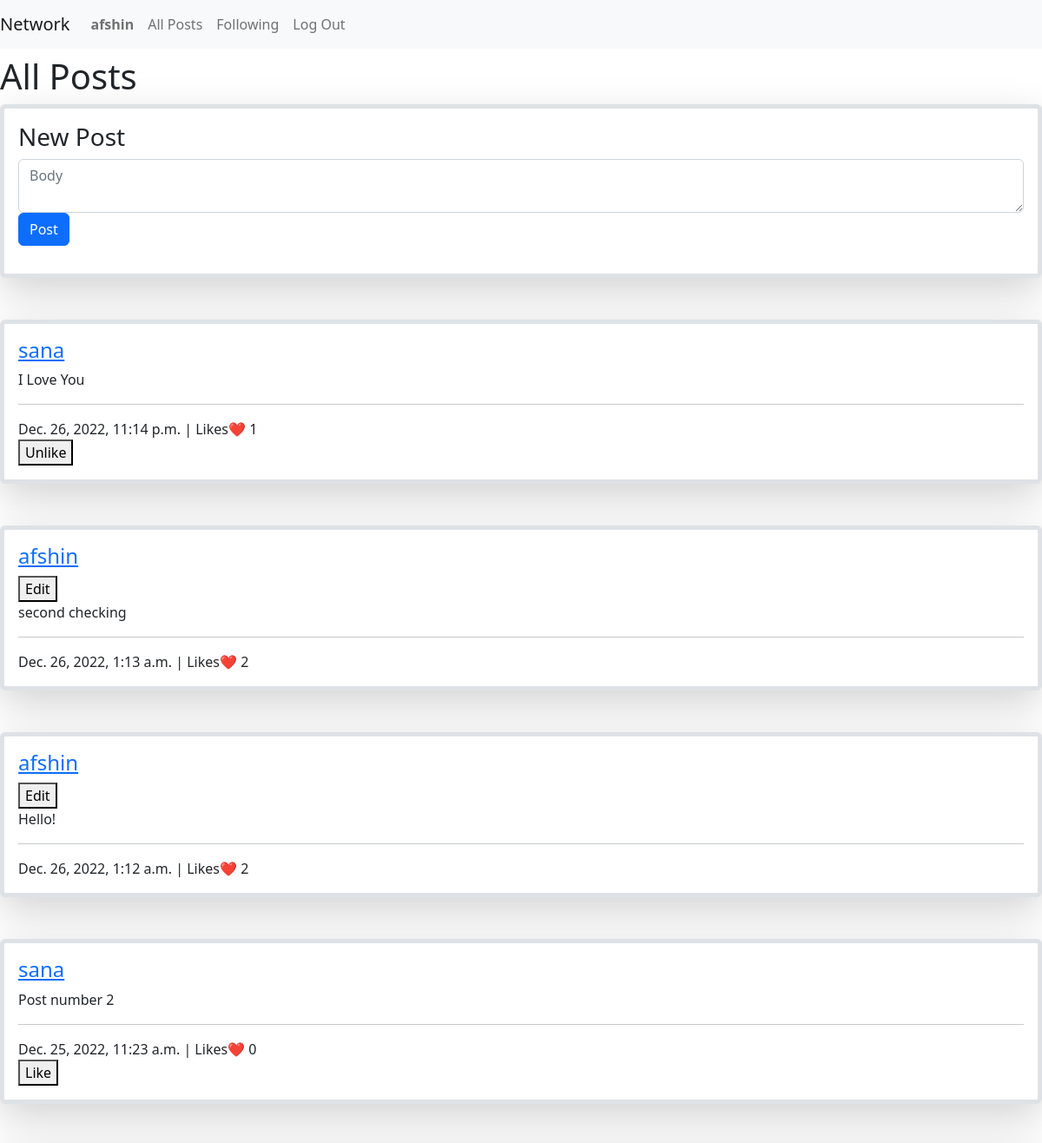
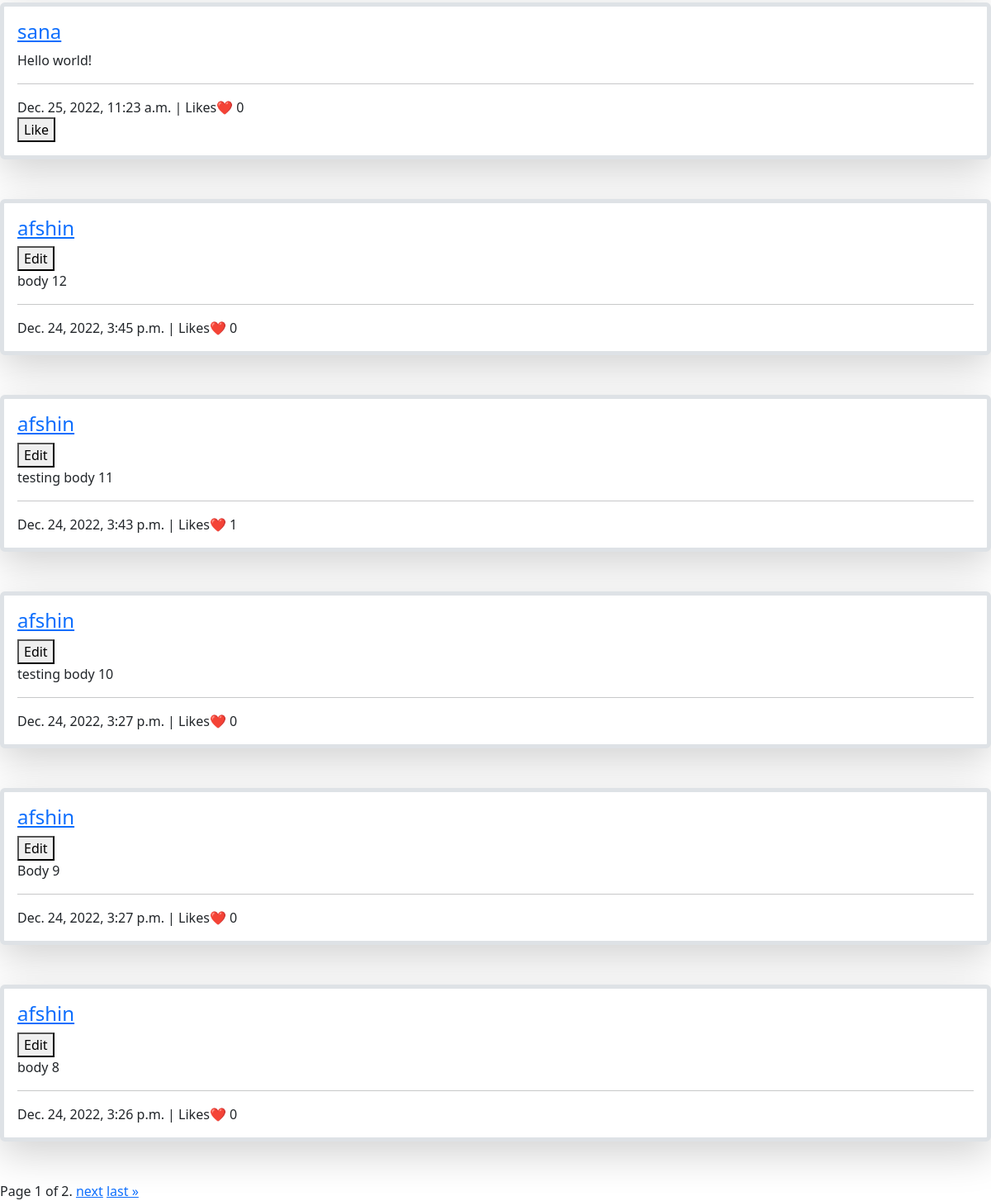
Before: / (signed in) with the older database file (2 pictures, top to bottom).
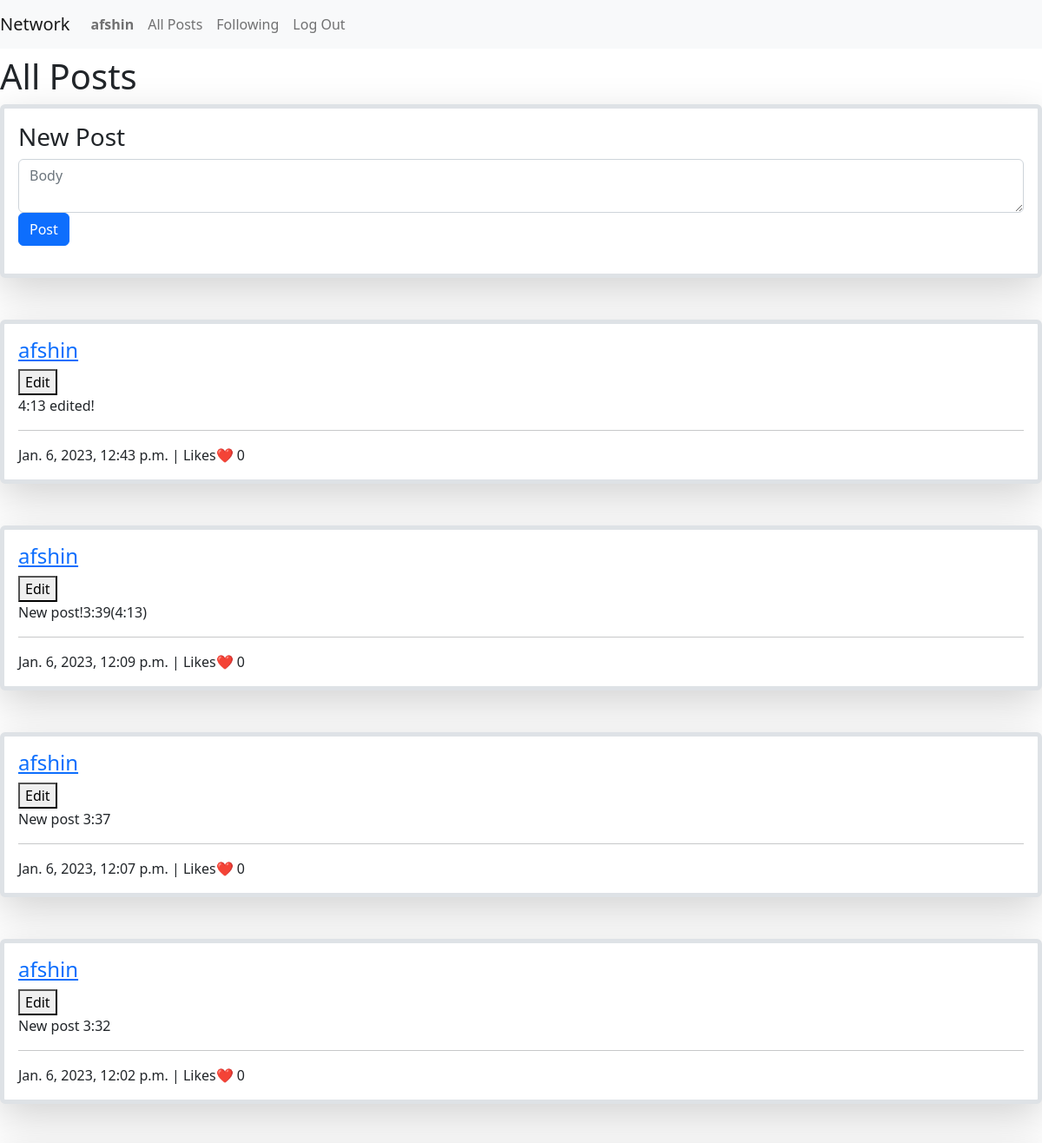
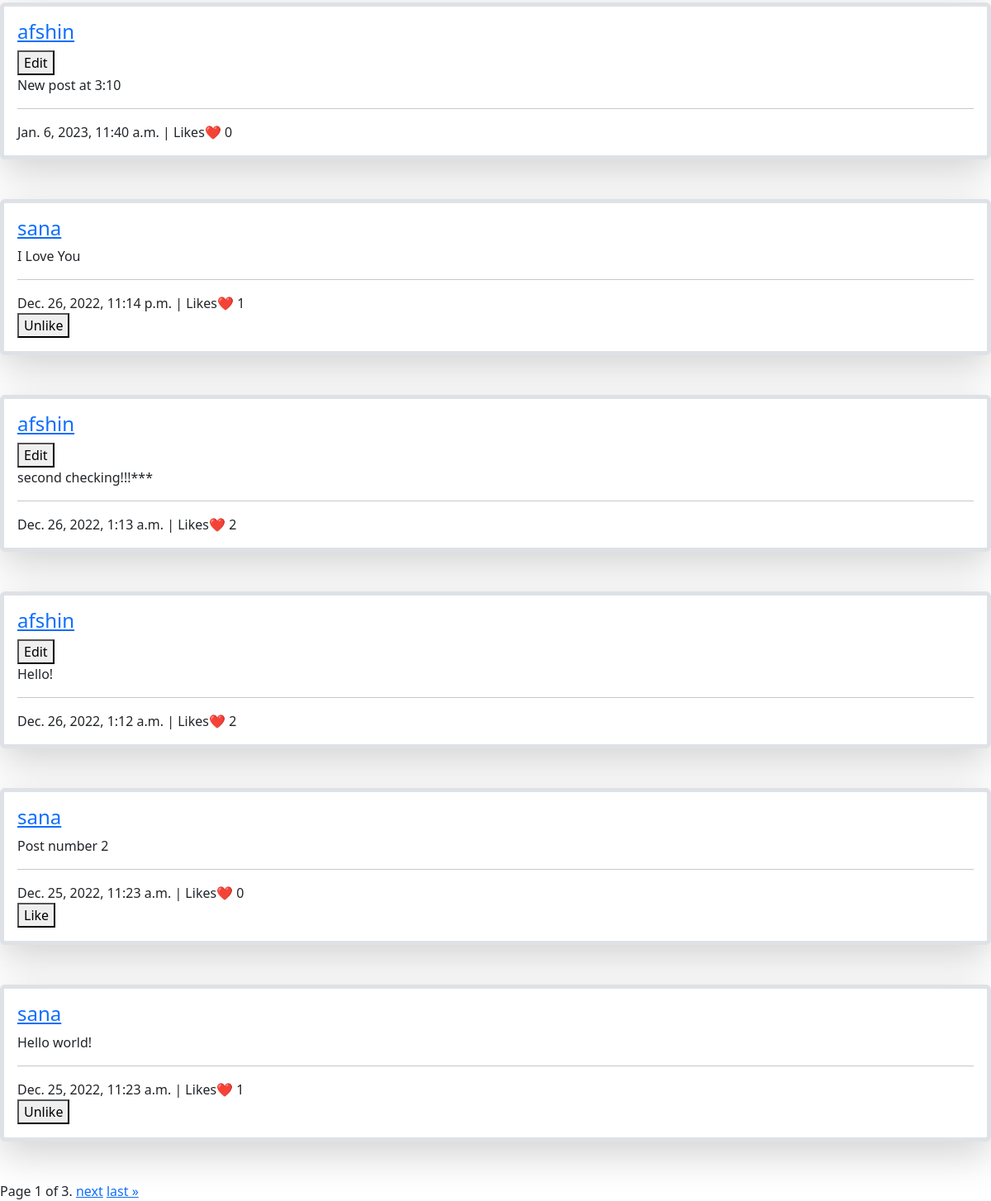
After: the same page with the newer database file (2 pictures, top to bottom).
### network/models.py (models this page shows, shortened)
class Post(models.Model):
    user = models.ForeignKey("User", on_delete=models.CASCADE, related_name="posts")
    body = models.TextField(blank=True)
    timestamp = models.DateTimeField(auto_now_add=True)
    def countlikes(self):
        likes = Like.objects.filter(post=self)
        count = len(likes)
        return count
    def liker(self):
        likes = Like.objects.filter(post=self)
        likers = [like.user.id for like in likes]
        return likers

class User(AbstractUser):
    def follower_list(self):
        return [follower.follower.id for follower in self.follower.all()] #user_id of the followers will be listed

### network/views.py (the view, shortened to what this page needs)
# urls.py: path("", views.index, name="index"),
def index(request):
    posts = Post.objects.all()
    posts = posts.order_by("-timestamp").all()
    users = User.objects.all()
    users_ids = [user.id for user in users]
    page_number = request.GET.get('page')
    profile = request.GET.get('profile')
    profile_view = False
    network_view = False
    newPost_view = False
    posts_view = False
    user_profile = None
    try:
        int(profile)
        if int(profile) in users_ids:
            user_profile = users.get(id=int(profile))
            posts = posts.filter(user=user_profile)
            header1 = f"{user_profile}'s profile"
            profile_view = True
            if user_profile == request.user:
                newPost_view = True
            posts_view = True
        else:
            header1 = 'all posts'
            newPost_view = True
            posts_view = True
    except:
        if profile == 'myprofile':
            posts = posts.filter(user=request.user)
            header1 = f"{request.user}'s profile"
            profile = request.user.id
            user_profile = request.user
            profile_view = True
            newPost_view = True
            posts_view = True
        elif profile == 'network':
            header1 = 'Network'
            network_view = True
        else:
            header1 = 'all posts'
            newPost_view = True
            posts_view = True
    paginator = Paginator(posts, 10) # Show 10 posts per page.
    page_obj = paginator.get_page(page_number)
    context = {
        'page_obj':page_obj,
        'header1':header1,
        'profile':profile,
        'users':users,
        'profile_view':profile_view,
        'user_profile':user_profile,
        'network_view':network_view,
        'newPost_view': newPost_view,
        'posts_view': posts_view
    }
    return render(request, "network/index.html", context)

### network/templates/network/index.html (shortened to what this page needs)
{% extends "network/layout.html" %}
{% load static %}
{% block body %}
<h1>{{ header1|title }}</h1>
{% if newPost_view %}
    {% if user.is_authenticated %}
            <div id='newpost' class="border rounded border-5 shadow-lg p-3 mb-5 bg-body">
                <h3>New Post</h3>
                <div class="mb-3">
                    <form id="compose-post">
                        <textarea class="form-control" id="compose-body" placeholder="Body"></textarea>
                        <input type="submit" class="btn btn-primary" value='Post'/>
                    </form>
                </div>
            </div>
    {% endif %}
{% endif %}
{% if posts_view %}
    <div id='allposts-view' data-activeuserid={{ request.user.id }}>
        {% for post in page_obj %}
            <div data-activeuserid={{ request.user.id }} data-user_id={{ post.user.id }} data-post_id={{ post.id }} class="post border rounded border-5 shadow-lg p-3 mb-5 bg-body">
                <h4><a href='?profile={{ post.user.id }}'>{{ post.user }}</a></h4>
                <button class="edit" data-post_id={{ post.id }} style="display: block;">Edit</button>
                <text class="currentPostBody">{{ post.body }}</text>
                <hr>
                <time>{{ post.timestamp }}</time>
                | Likes❤️
                <text class="likescount">{{ post.countlikes }}</text>
                {% if request.user.id == post.user.id or not user.is_authenticated %}
                    <button class="like" data-post_id={{ post.id }} style="display: none;">Like</button>
                    <button class="unlike" data-post_id={{ post.id }} style="display: none;">Unlike</button>
                {% elif request.user.id in post.liker %}
                    <button class="unlike" data-post_id={{ post.id }} style="display: block;">Unlike</button>
                {% else%}
                    <button class="like" data-post_id={{ post.id }} style="display: block;">Like</button>
                {% endif %}
            </div>
        {% empty %}
        There are no posts available!
        {% endfor %}
    </div>
    <div class="pagination">
        <span class="step-links">
            <span class="current">
                Page {{ page_obj.number }} of {{ page_obj.paginator.num_pages }}.
            </span>
            {% if page_obj.has_next %}
                <a href="?profile={{ profile }}&page={{ page_obj.next_page_number }}">next</a>
                <a href="?profile={{ profile }}&page={{ page_obj.paginator.num_pages }}">last &raquo;</a>
            {% endif %}
        </span>
    </div>
{% endif %}
{% endblock %}

Changed rows visible on the page:
no longer on this page (row unchanged): Post: user "afshin", body "body 12", timestamp "Dec. 24, 2022, 3:45 p.m.", countlikes "0"
no longer on this page (row unchanged): Post: user "afshin", body "testing body 11", timestamp "Dec. 24, 2022, 3:43 p.m.", countlikes "1"
no longer on this page (row unchanged): Post: user "afshin", body "testing body 10", timestamp "Dec. 24, 2022, 3:27 p.m.", countlikes "0"
no longer on this page (row unchanged): Post: user "afshin", body "Body 9", timestamp "Dec. 24, 2022, 3:27 p.m.", countlikes "0"
no longer on this page (row unchanged): Post: user "afshin", body "body 8", timestamp "Dec. 24, 2022, 3:26 p.m.", countlikes "0"
added Post: user "afshin", body "4:13 edited!", timestamp "Jan. 6, 2023, 12:43 p.m.", countlikes "0"
added Post: user "afshin", body "New post!3:39(4:13)", timestamp "Jan. 6, 2023, 12:09 p.m.", countlikes "0"
added Post: user "afshin", body "New post 3:37", timestamp "Jan. 6, 2023, 12:07 p.m.", countlikes "0"
added Post: user "afshin", body "New post 3:32", timestamp "Jan. 6, 2023, 12:02 p.m.", countlikes "0"
added Post: user "afshin", body "New post at 3:10", timestamp "Jan. 6, 2023, 11:40 a.m.", countlikes "0"
changed Post: body "second checking" → "second checking!!!***"
computed for Post "Hello world!": countlikes "0" → "1"; text "Like" → "Unlike"
Other visible differences:
{{ page_obj.paginator.num_pages }}: "2" → "3"
